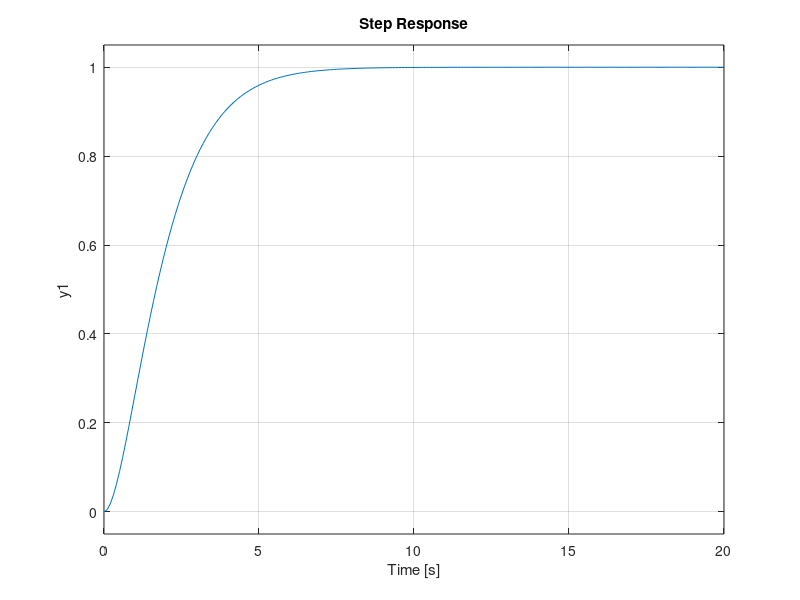
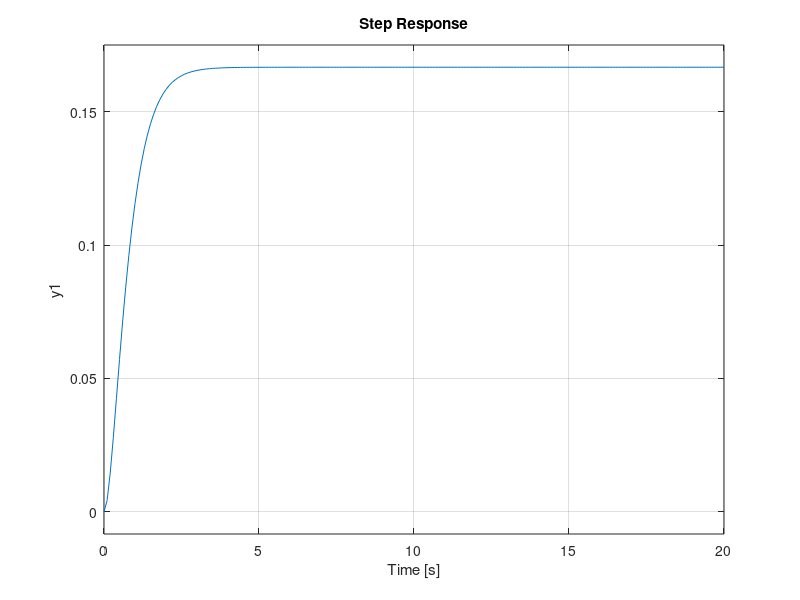

Write the MATLAB code that produced these figures, in order.
%Clear
clear
clc
close all

%% Laboratory 2
% 1. Second Order Underdamped System:
% G(s) = 1 / s^2 + 2s + 1

M1 = 1;
B1 = 2;
k1 = 1;

G_num1 = [1];
G_den1 = [M1 B1 k1];
G1 = tf(G_num1,G_den1)

%% 2. Second Order Overdamped System:
% 2. Second Order Overdamped System:
% G(s) = 1 / (s+2)(s+3)
% Simplified G(s) = 1 / s^2 + 5s + 6



M2 = 1;
B2 = 5;
k2 = 6;  

G_num2 = [1];
G_den2 = [M2 B2 k2];
G2 = tf(G_num2,G_den2)

%% Step Response
step(G1,0:0.1:20)
figure %This will show the figures of Problem 1 and 2 at the same time
step(G2,0:0.1:20)


